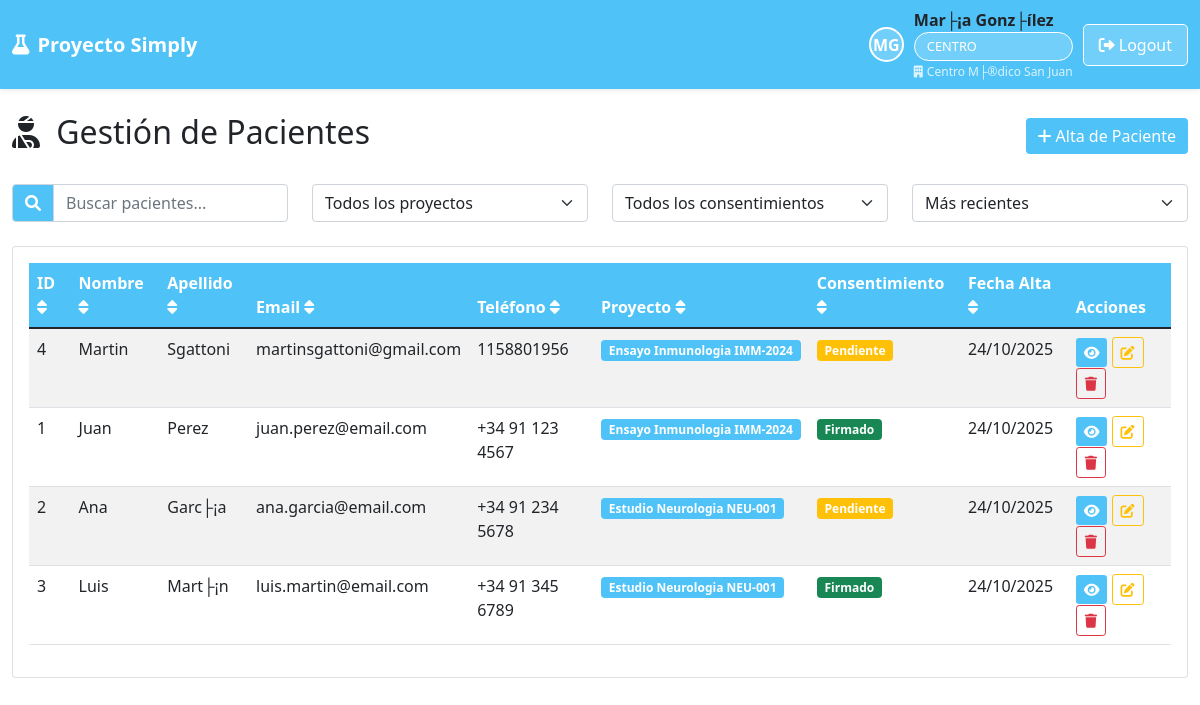
The page /site_centro/pacientes.php (signed in) on the database its author committed.
### tables this page shows
CREATE TABLE IF NOT EXISTS `pacientes` (
  `id` int(11) NOT NULL AUTO_INCREMENT,
  `nombre` varchar(100) NOT NULL,
  `apellido` varchar(100) NOT NULL,
  `email` varchar(255) DEFAULT NULL,
  `telefono1` varchar(50) DEFAULT NULL,
  `telefono2` varchar(50) DEFAULT NULL,
  `domicilio_calle` varchar(255) DEFAULT NULL,
  `domicilio_numero` varchar(20) DEFAULT NULL,
  `domicilio_piso` varchar(20) DEFAULT NULL,
  `domicilio_depto` varchar(20) DEFAULT NULL,
  `domicilio_localidad` varchar(100) DEFAULT NULL,
  `domicilio_provincia` varchar(100) DEFAULT NULL,
  `familiar_contacto` varchar(255) DEFAULT NULL,
  `telefono_familiar` varchar(50) DEFAULT NULL,
  `consentimiento_firmado` enum('NO','SI') DEFAULT 'NO',
  `comentarios` text DEFAULT NULL,
  `proyecto_id` int(11) DEFAULT NULL,
  `centro_id` int(11) DEFAULT NULL,
  `fecha_alta` timestamp NOT NULL DEFAULT current_timestamp(),
  `activo` tinyint(1) DEFAULT 1,
  PRIMARY KEY (`id`),
  KEY `proyecto_id` (`proyecto_id`),
  KEY `centro_id` (`centro_id`)
);

CREATE TABLE IF NOT EXISTS `proyectos` (
  `id` int(11) NOT NULL AUTO_INCREMENT,
  `nombre` varchar(255) NOT NULL,
  `patrocinante_id` int(11) NOT NULL,
  `descripcion` text DEFAULT NULL,
  `fecha_alta` timestamp NOT NULL DEFAULT current_timestamp(),
  `activo` tinyint(1) DEFAULT 1,
  PRIMARY KEY (`id`),
  KEY `patrocinante_id` (`patrocinante_id`)
);

### site_centro/pacientes.php (the view, shortened to what this page needs)
<?php
include '../includes/header.php';
$database = new Database();
$db = $database->getConnection();
$user = $auth->getUserInfo();
$centro_id = $user['identidad'];
$proyecto_filtro = $_GET['proyecto'] ?? null;
if ($proyecto_filtro) {
    $stmt = $db->prepare("
        SELECT p.*, pr.nombre as proyecto_nombre, pr.descripcion as proyecto_descripcion
        FROM pacientes p
        LEFT JOIN proyectos pr ON p.proyecto_id = pr.id
        WHERE p.centro_id = ? AND p.proyecto_id = ? AND p.activo = 1
        ORDER BY p.fecha_alta DESC
    ");
    $stmt->execute([$centro_id, $proyecto_filtro]);
    $pacientes = $stmt->fetchAll();
    $stmt = $db->prepare("SELECT nombre FROM proyectos WHERE id = ?");
    $stmt->execute([$proyecto_filtro]);
    $proyecto_nombre = $stmt->fetch()['nombre'] ?? 'Proyecto';
} else {
    $stmt = $db->prepare("
        SELECT p.*, pr.nombre as proyecto_nombre, pr.descripcion as proyecto_descripcion
        FROM pacientes p
        LEFT JOIN proyectos pr ON p.proyecto_id = pr.id
        WHERE p.centro_id = ? AND p.activo = 1
        ORDER BY p.fecha_alta DESC
    ");
    $stmt->execute([$centro_id]);
    $pacientes = $stmt->fetchAll();
    $proyecto_nombre = null;
}
?>
<div class="row">
    <div class="col-12">
        <div class="d-flex justify-content-between align-items-center mb-4">
            <h2>
                <i class="fas fa-user-injured me-2"></i>
                <?php if ($proyecto_nombre): ?>
                    Pacientes del Proyecto: <?php echo htmlspecialchars($proyecto_nombre); ?>
                <?php else: ?>
                    Gestión de Pacientes
                <?php endif; ?>
            </h2>
            <div>
                <button class="btn" style="background: #4FC3F7; color: white; border: none;" data-bs-toggle="modal" data-bs-target="#nuevoPacienteModal">
                    <i class="fas fa-plus me-1"></i>Alta de Paciente
                </button>
            </div>
        </div>
    </div>
</div>
<div class="row mb-4">
    <div class="col-md-3">
        <div class="input-group">
            <span class="input-group-text" style="background: #4FC3F7; color: white;"><i class="fas fa-search"></i></span>
            <input type="text" class="form-control" id="searchInput" placeholder="Buscar pacientes...">
        </div>
    </div>
    <div class="col-md-3">
        <select class="form-select" id="filterProyecto">
            <option value="">Todos los proyectos</option>
        </select>
    </div>
    <div class="col-md-3">
        <select class="form-select" id="filterConsentimiento">
            <option value="">Todos los consentimientos</option>
        </select>
    </div>
    <div class="col-md-3">
        <select class="form-select" id="sortBy">
            <option value="fecha_alta_desc">Más recientes</option>
        </select>
    </div>
</div>
<div class="row">
    <div class="col-12">
        <div class="card">
            <div class="card-body">
                <div class="table-responsive">
                    <table class="table table-striped table-hover" id="pacientesTable">
                        <thead style="background: #4FC3F7; color: white;">
                            <tr>
                                <th onclick="sortTable(0)">ID <i class="fas fa-sort"></i></th>
                                <th onclick="sortTable(1)">Nombre <i class="fas fa-sort"></i></th>
                                <th onclick="sortTable(2)">Apellido <i class="fas fa-sort"></i></th>
                                <th onclick="sortTable(3)">Email <i class="fas fa-sort"></i></th>
                                <th onclick="sortTable(4)">Teléfono <i class="fas fa-sort"></i></th>
                                <th onclick="sortTable(5)">Proyecto <i class="fas fa-sort"></i></th>
                                <th onclick="sortTable(6)">Consentimiento <i class="fas fa-sort"></i></th>
                                <th onclick="sortTable(7)">Fecha Alta <i class="fas fa-sort"></i></th>
                                <th>Acciones</th>
                            </tr>
                        </thead>
                        <tbody>
                            <?php foreach ($pacientes as $paciente): ?>
                            <tr>
                                <td><?php echo $paciente['id']; ?></td>
                                <td><?php echo htmlspecialchars($paciente['nombre']); ?></td>
                                <td><?php echo htmlspecialchars($paciente['apellido']); ?></td>
                                <td><?php echo htmlspecialchars($paciente['email']); ?></td>
                                <td><?php echo htmlspecialchars($paciente['telefono1']); ?></td>
                                <td>
                                    <?php if ($paciente['proyecto_nombre']): ?>
                                        <span class="badge" style="background: #4FC3F7; color: white;">
                                            <?php echo htmlspecialchars($paciente['proyecto_nombre']); ?>
                                        </span>
                                    <?php else: ?>
                                        <span class="text-muted">Sin proyecto</span>
                                    <?php endif; ?>
                                </td>
                                <td>
                                    <?php if ($paciente['consentimiento_firmado'] == 'SI'): ?>
                                        <span class="badge bg-success">Firmado</span>
                                    <?php else: ?>
                                        <span class="badge bg-warning">Pendiente</span>
                                    <?php endif; ?>
                                </td>
                                <td><?php echo date('d/m/Y', strtotime($paciente['fecha_alta'])); ?></td>
                                <td>
                                    <button class="btn btn-sm" style="background: #4FC3F7; color: white; border: none;" onclick="verPaciente(<?php echo $paciente['id']; ?>)">
                                        <i class="fas fa-eye"></i>
                                    </button>
                                    <button class="btn btn-sm btn-outline-warning" onclick="editarPaciente(<?php echo $paciente['id']; ?>)">
                                        <i class="fas fa-edit"></i>
                                    </button>
                                    <button class="btn btn-sm btn-outline-danger" onclick="eliminarPaciente(<?php echo $paciente['id']; ?>)">
                                        <i class="fas fa-trash"></i>
                                    </button>
                                </td>
                            </tr>
                            <?php endforeach; ?>
                        </tbody>
                    </table>
                </div>
            </div>
        </div>
    </div>
</div>
<?php include '../includes/footer.php'; ?>

### rows shown on the page
pacientes: id "4", nombre "Martin", apellido "Sgattoni", email "martinsgattoni@gmail.com", telefono1 "1158801956", proyecto.nombre "Ensayo Inmunologia IMM-2024", consentimiento_firmado "Pendiente", fecha_alta "24/10/2025"
pacientes: id "1", nombre "Juan", apellido "Perez", email "juan.perez@email.com", telefono1 "+34 91 123 4567", proyecto.nombre "Ensayo Inmunologia IMM-2024", consentimiento_firmado "Firmado", fecha_alta "24/10/2025"
pacientes: id "2", nombre "Ana", apellido "Garc├¡a", email "ana.garcia@email.com", telefono1 "+34 91 234 5678", proyecto.nombre "Estudio Neurologia NEU-001", consentimiento_firmado "Pendiente", fecha_alta "24/10/2025"
pacientes: id "3", nombre "Luis", apellido "Mart├¡n", email "luis.martin@email.com", telefono1 "+34 91 345 6789", proyecto.nombre "Estudio Neurologia NEU-001", consentimiento_firmado "Firmado", fecha_alta "24/10/2025"

### other values the page prints
substr($user['nombre'], 0, 1) . substr($user['apellido'], 0, 1) "MG"
$user['nombre'] . ' ' . $user['apellido'] "Mar├¡a Gonz├ílez"
$user['rol'] "CENTRO"
$user['entidad_nombre'] "Centro M├®dico San Juan"
